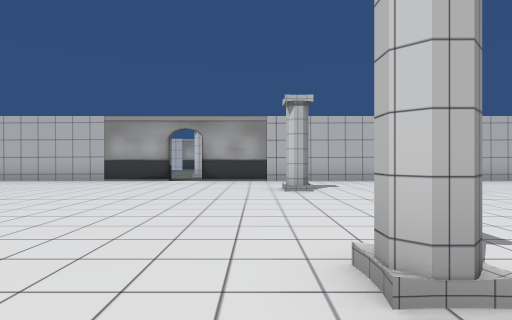
View 1 (above)

13 first-person views from a walk through a scene from a Unity 3-D project. The camera is 1.3 m above the floor, looks level and sees 80° across. The floor is counted in squares, 2 m on a side. Each view is taken from the middle of a square. On the plan, view 1 faces up. The plan holds only what a view shows up to about 10 squares ahead; the rest is blank. The place goes on beyond the plan. The player is left out. Some surface patterns are stand-ins.

View 2
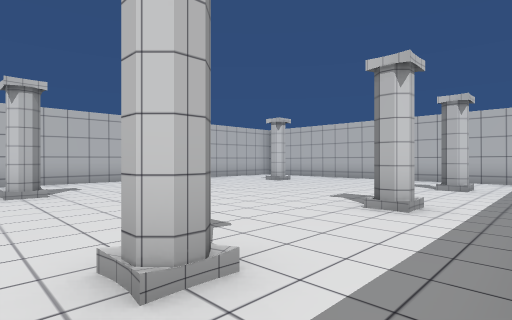

View 3
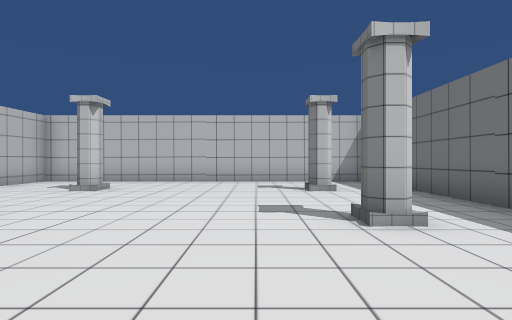

View 4
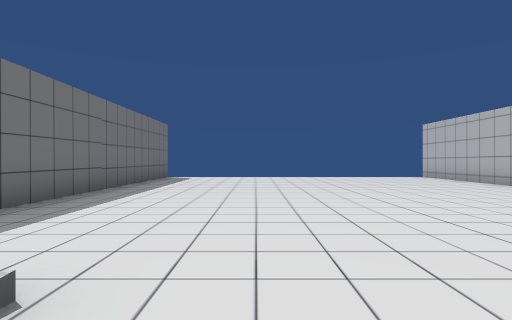

View 5
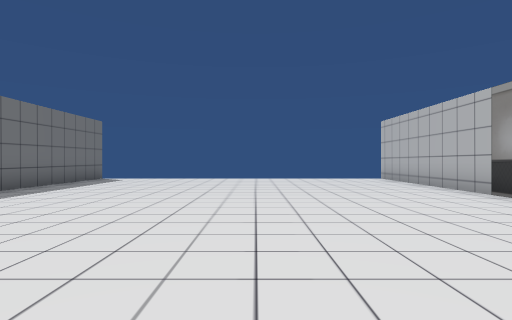

View 6
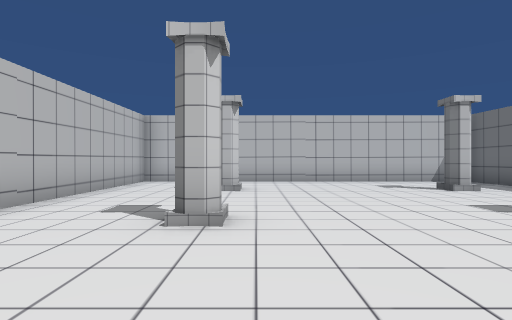

View 7
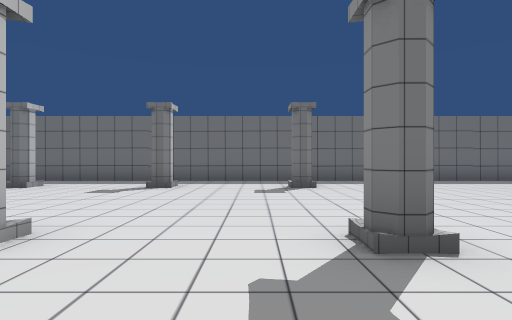

View 8
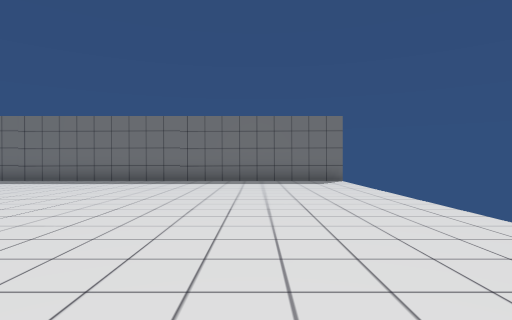

View 9
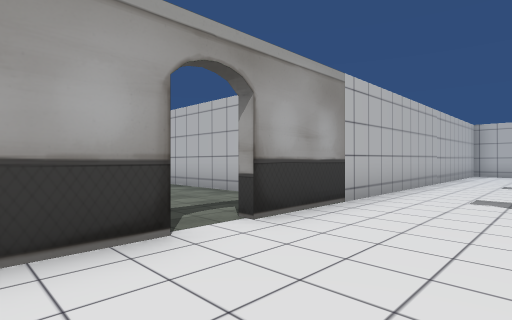

View 10
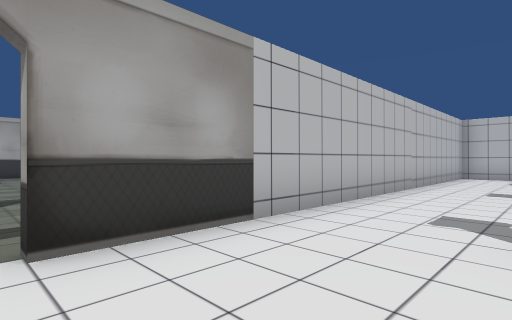

View 11
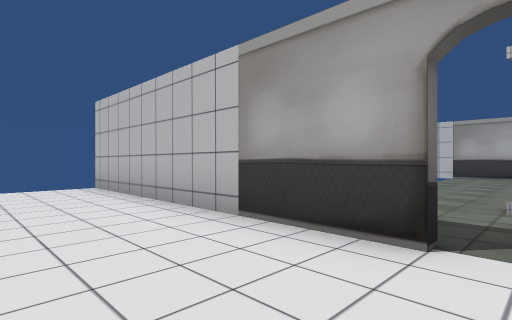

View 12
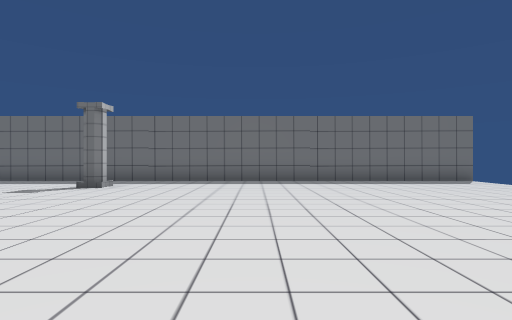

View 13
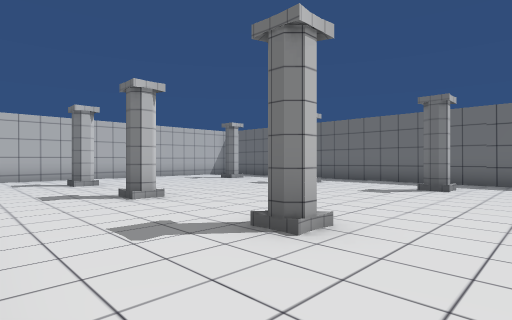

### Floor plan
Points are (right, up) in squares from view 1. A wall is a line through its corners. A room is listed if a view was taken in it or the views show most of it. See-through windows are left out.
Room 1 (views 1, 2, 3, 4, 5, 6, 7, 8, 9, 10, 11, 12, 13)
walls: (0.8, 6.8) (1.3, 6.8); (0.5, 1.8) (1.3, 1.8); (4, 6.8) (4.5, 6.8); (3.9, 1.8) (4.5, 1.8); (-2.6, 9.4) (-9.6, 9.4); (-9.8, -0.4) (10.2, -0.4) (10.2, 9.4) (-1.8, 9.4)
ways out: opening at (-2, 10)

Where each view was taken, in squares from view 1:
view 1: 0 up, 0 right, facing up
view 2: 0 up, 0 right, facing up-right
view 3: 3 up, 1 right, facing right
view 4: 3 up, 2 right, facing left
view 5: 5 up, 1 right, facing left
view 6: 6 up, 1 right, facing right
view 7: 9 up, 2 right, facing down
view 8: 9 up, 7 left, facing down
view 9: 7 up, 4 left, facing up-right
view 10: 7 up, 2 left, facing up-right
view 11: 7 up, 2 left, facing up-left
view 12: 9 up, 3 left, facing down
view 13: 9 up, 1 left, facing down-right
